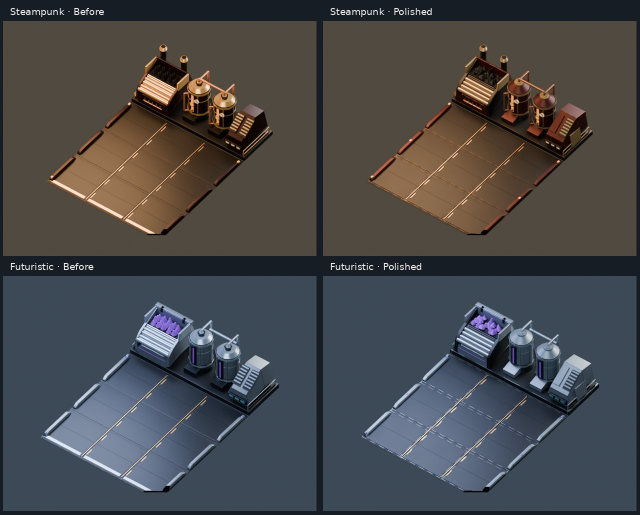
#> input picture fractal-gas-web/web/lab/assets/previews/refinery-polish-comparison.jpg, 1280 x 1030 px, given in place of rocket-hero.png, which was not available (shown at 1/2 size)
$ python make_contact_sheets.py
#> lines starting #> are read from the running program, lines starting #| are printed output that depends on the picture; pictures that were not available may be replaced by others from this repository, and a replacement may not be noted
"""Assemble the final Blender reference renders; run with Python and Pillow."""

import json
from pathlib import Path

from PIL import Image, ImageDraw, ImageFont


ROOT = Path(__file__).resolve().parents[2] / "web/lab/assets"


def contact_sheet(destination, rows, filename, width=800):
#> called with destination = 'collections.jpg', width = 800
    height = width * 3 // 4
    heading = 40
    image = Image.new("RGB", (width * 2, (height + heading) * len(rows)), "#131b23")
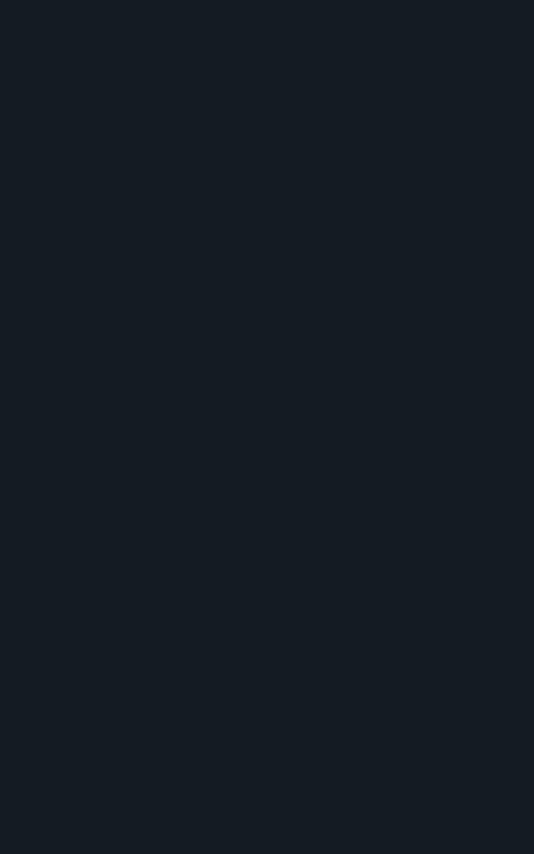
#> image: PIL image 1600x2560 RGB (shown at 1/3 size); mean R, G, B 19, 27, 35
    draw = ImageDraw.Draw(image)
    try:
        font = ImageFont.truetype("DejaVuSans.ttf", 17)
    except OSError:
        font = ImageFont.load_default()
    for row, name in enumerate(rows):
        for column, style in enumerate(["futuristic", "steampunk"]):
            path = ROOT / "previews" / style / filename(name)
            with Image.open(path) as source:
#> source is the input picture: PIL image 1280x1030 RGB; mean R, G, B 72.4, 72.8, 74.5
                tile = source.convert("RGB")
                tile.thumbnail((width, height), Image.Resampling.LANCZOS)
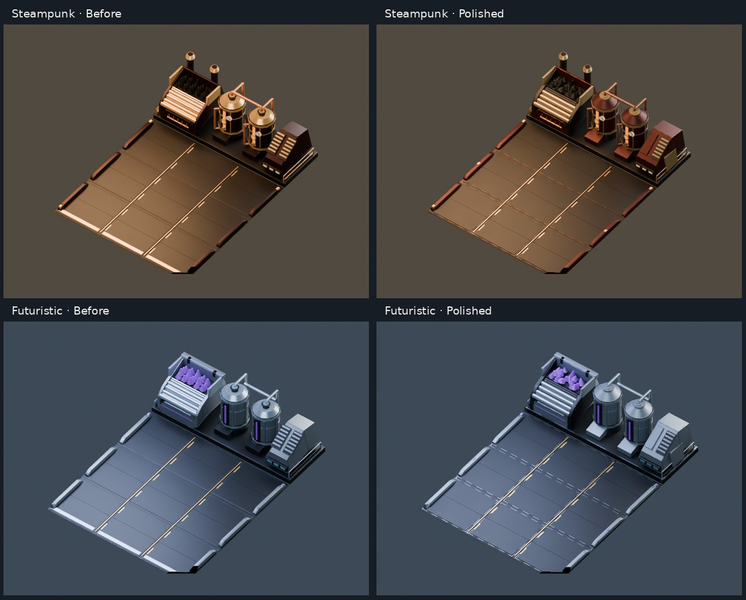
#> tile: PIL image 746x600 RGB; mean R, G, B 72.4, 72.8, 74.5
                x = column * width + (width - tile.width) // 2
#> x = 27
                y = row * (height + heading) + heading + (height - tile.height) // 2
#> y = 40
                image.paste(tile, (x, y))
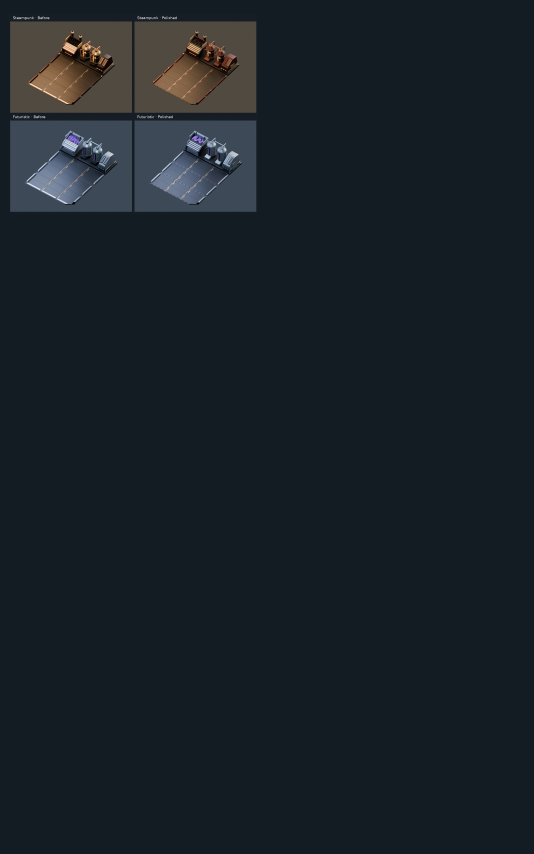
#> image: PIL image 1600x2560 RGB (shown at 1/3 size); mean R, G, B 24.8, 32, 39.3
            draw.text(
                (column * width + 18, row * (height + heading) + 11),
                f"{style} / {name.replace('-', ' ')}".upper(),
                fill="#dee6ee",
                font=font,
            )
#> pass 2 of the loop in contact_sheet, `for row, name in enumerate(rows):`:
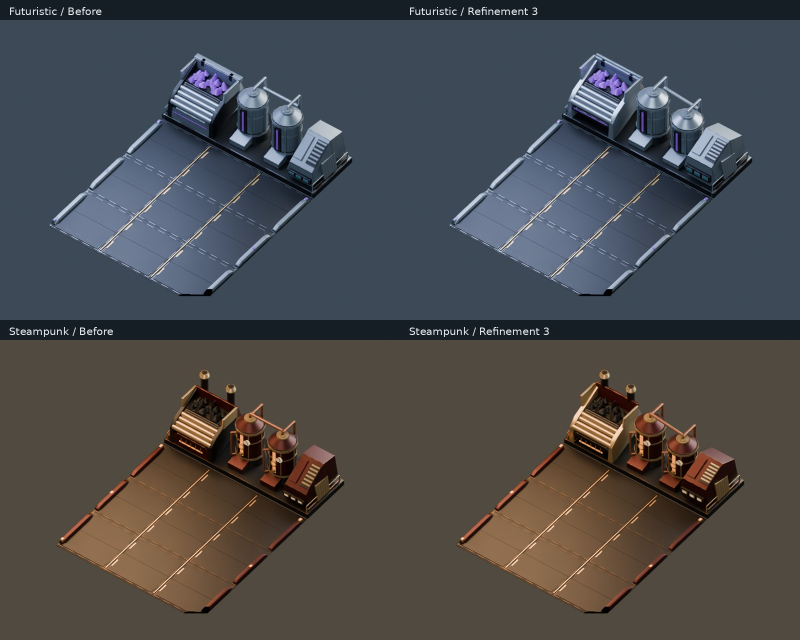
#> input picture fractal-gas-web/web/lab/assets/previews/refinery-refinement3-comparison.jpg, 1600 x 1280 px, given in place of kart-hero.png, which was not available (shown at 1/2 size)
#> in contact_sheet, source is the input picture: PIL image 1600x1280 RGB; mean R, G, B 74.2, 74.2, 75.8
#> in contact_sheet, `tile.thumbnail((width, height), Image.Resampling.LANCZOS)`:
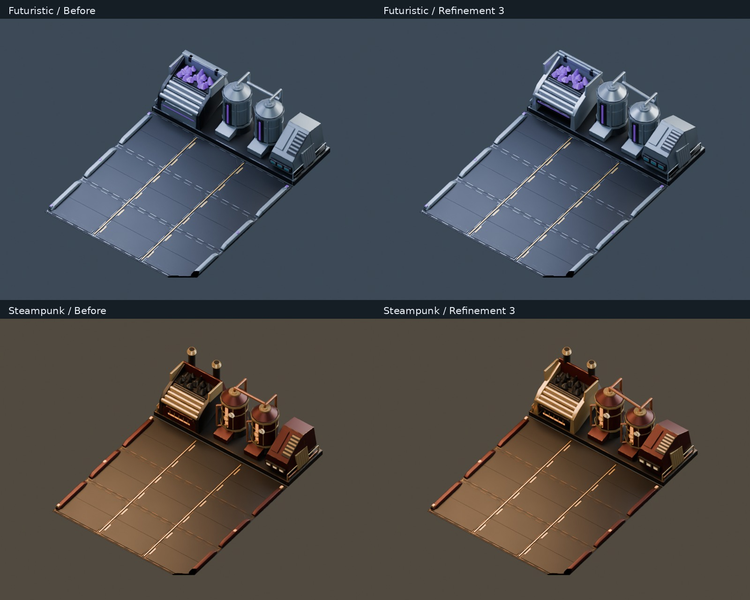
#> tile: PIL image 750x600 RGB; mean R, G, B 74.2, 74.2, 75.8
#> in contact_sheet, `image.paste(tile, (x, y))`:
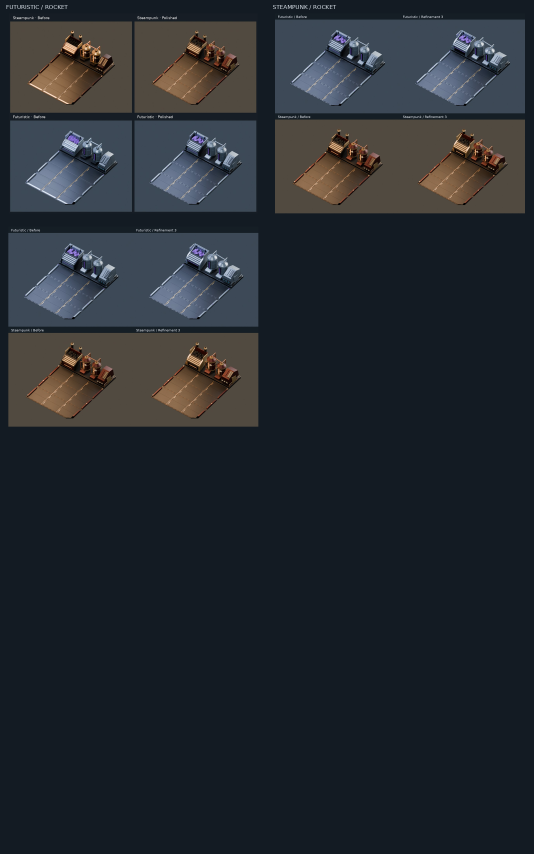
#> image: PIL image 1600x2560 RGB (shown at 1/3 size); mean R, G, B 37, 42.4, 48.3
    image.save(ROOT / "previews" / destination, quality=92)


if __name__ == "__main__":
#> (the run stopped early here; a loop or call above may not have finished)
